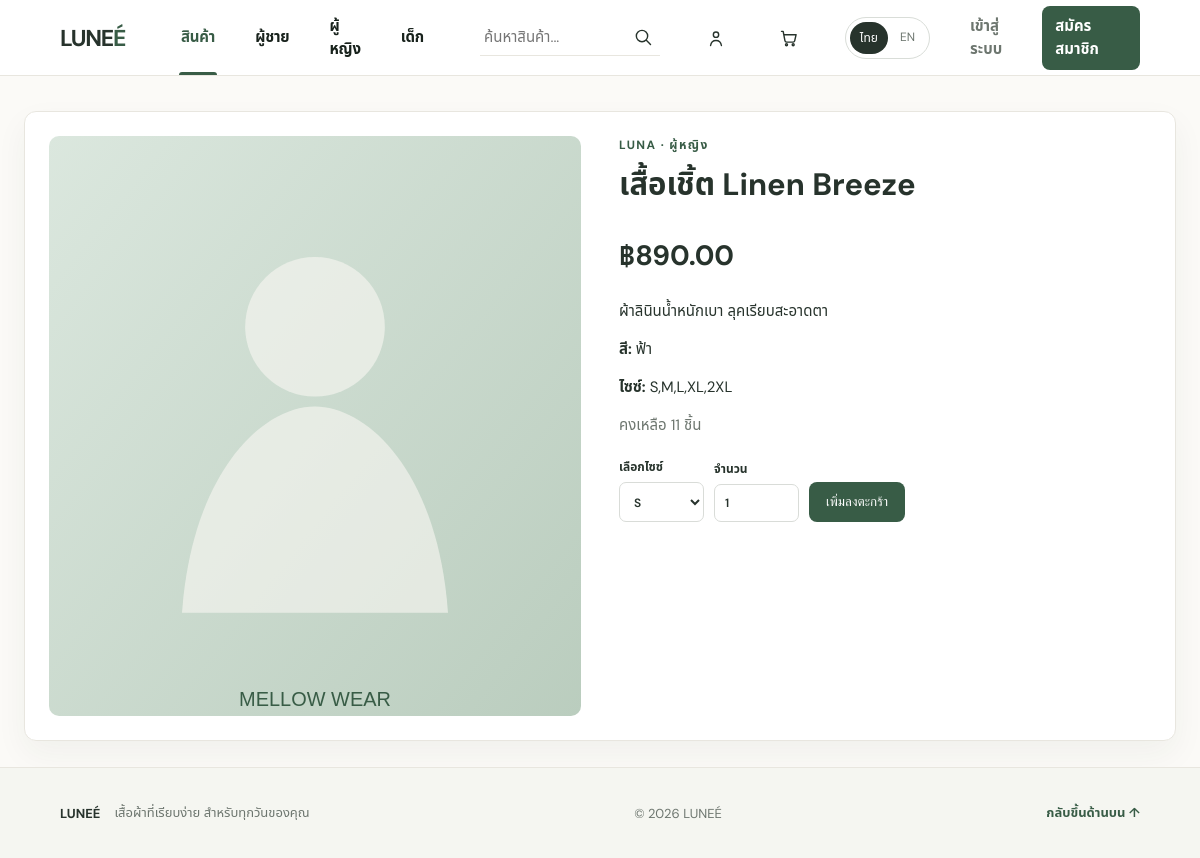
/product.php?id=2, run on the app's committed database.
### tables this page shows
CREATE TABLE products (
  id INT UNSIGNED AUTO_INCREMENT PRIMARY KEY,
  name VARCHAR(180) NOT NULL,
  category ENUM('men','women','kids') NOT NULL,
  brand VARCHAR(80) NOT NULL,
  color VARCHAR(50) NOT NULL,
  sizes VARCHAR(120) NOT NULL,
  price DECIMAL(10,2) NOT NULL,
  stock INT NOT NULL DEFAULT 0,
  image_url VARCHAR(500) DEFAULT NULL,
  description TEXT,
  is_active TINYINT(1) NOT NULL DEFAULT 1,
  created_at TIMESTAMP DEFAULT CURRENT_TIMESTAMP
);

### config.php (called while the page is built, shortened)
<?php
function db(): PDO {
    static $pdo;
    if (!$pdo) {
        $pdo = new PDO('mysql:host='.DB_HOST.';dbname='.DB_NAME.';charset=utf8mb4', DB_USER, DB_PASS, [
            PDO::ATTR_ERRMODE => PDO::ERRMODE_EXCEPTION,
            PDO::ATTR_DEFAULT_FETCH_MODE => PDO::FETCH_ASSOC,
        ]);
    }
    return $pdo;
}
function e(?string $value): string { return htmlspecialchars((string)$value, ENT_QUOTES, 'UTF-8'); }

### product.php (the view, shortened to what this page needs)
<?php
require_once __DIR__.'/config.php';
$s=db()->prepare('SELECT * FROM products WHERE id=? AND is_active=1'); $s->execute([(int)($_GET['id']??0)]); $p=$s->fetch();
$sizes=array_values(array_filter(array_map('trim',preg_split('/[,|]/',(string)$p['sizes'])))); $page_title=$p['name'].' | '.STORE_NAME; require __DIR__.'/partials_header.php';
?>
<link rel="stylesheet" href="assets/cart.css">
<main class="container"><section class="panel product-detail"><img src="<?=e($p['image_url'])?>" alt="<?=e($p['name'])?>"><div class="product-detail-copy"><div class="eyebrow"><?=e($p['brand'])?> · <?=['men'=>'ผู้ชาย','women'=>'ผู้หญิง','kids'=>'เด็ก'][$p['category']]?></div><h1><?=e($p['name'])?></h1><div class="price product-price">฿<?=number_format((float)$p['price'],2)?></div><p><?=nl2br(e($p['description']))?></p><p><b>สี:</b> <?=e($p['color'])?></p><p><b>ไซซ์:</b> <?=e($p['sizes'])?></p><p class="muted">คงเหลือ <?=$p['stock']?> ชิ้น</p><?php if ((int)$p['stock'] > 0): ?><form method="post" action="cart.php" class="add-cart-form"><input type="hidden" name="action" value="add"><input type="hidden" name="product_id" value="<?=$p['id']?>"><input type="hidden" name="color" value="<?=e($p['color'])?>"><input type="hidden" name="return_to" value="cart.php"><?php if($sizes): ?><label>เลือกไซซ์<select name="size"><?php foreach($sizes as $size): ?><option value="<?=e($size)?>"><?=e($size)?></option><?php endforeach; ?></select></label><?php endif; ?><label>จำนวน<input type="number" name="quantity" min="1" max="<?=$p['stock']?>" value="1"></label><button class="button" type="submit">เพิ่มลงตะกร้า</button></form><?php else: ?><button class="button" disabled>สินค้าหมดชั่วคราว</button><?php endif; ?></div></section></main><?php require __DIR__.'/partials_footer.php'; ?>

### assets/style.css (style rules this page uses)
:root { --ink:#27332c;--muted:#6d766f;--paper:#fbfaf7;--line:#e8e6df;--sage:#dce8df;--accent:#385c46;--danger:#a74343 }
* { box-sizing:border-box }
body { margin:0;background:var(--paper);color:var(--ink);font:15px 'DM Sans','Noto Sans Thai',sans-serif }
.button { display:inline-flex;justify-content:center;align-items:center;background:var(--accent);color:#fff!important;border:0;border-radius:8px;padding:12px 17px;font:600 14px inherit;cursor:pointer }
.container { max-width:1250px;margin:auto;padding:0 24px }
.eyebrow { font-size:12px;text-transform:uppercase;letter-spacing:1.4px;color:var(--accent);font-weight:bold }
input,select,textarea { width:100%;font:inherit;color:var(--ink);border:1px solid #d9dcd8;border-radius:7px;background:#fff;padding:11px }
select { cursor:pointer }
.price { font-size:17px;font-weight:700 }
.panel { background:#fff;border:1px solid var(--line);border-radius:12px;padding:24px;margin:26px 0 }
.panel h1,.panel h2 { margin-top:0 }
.muted { color:var(--muted) }
html { scroll-behavior:smooth }
input,select,textarea { transition:border-color .2s,box-shadow .2s,transform .2s }
.auth-card,.panel { box-shadow:0 13px 32px rgba(41,57,45,.05) }
.button { transition:transform .2s,box-shadow .2s,background .2s }
.panel { transition:box-shadow .25s }
.image-fallback { object-fit:cover }
body.page-ready main,body.page-ready footer { animation:page-content-in .45s ease both }

### assets/cart.css (style rules this page uses)
.product-detail { display:grid;grid-template-columns:minmax(0,1fr) minmax(300px,1fr);gap:38px;margin-top:35px }
.product-detail>img { width:100%;max-height:580px;object-fit:cover;border-radius:10px }
.product-detail-copy h1 { font-size:31px;margin:8px 0 26px }
.product-price { font-size:28px;margin-bottom:22px }
.add-cart-form { display:flex;align-items:end;gap:10px;flex-wrap:wrap;margin-top:21px }
.add-cart-form label { display:grid;gap:6px;font-size:12px;font-weight:600 }
.add-cart-form select,.add-cart-form input { min-width:85px;padding:10px }

### data on the page
products: brand "LUNA", category "ผู้หญิง", name "เสื้อเชิ้ต Linen Breeze", price "890.00", description "ผ้าลินินน้ำหนักเบา ลุคเรียบสะอาดตา", color "ฟ้า", sizes "S,M,L,XL,2XL", stock "11", size "S"

### other printed values
t('สินค้า','Shop') "สินค้า"
t('ผู้ชาย','Men') "ผู้ชาย"
t('ผู้หญิง','Women') "ผู้หญิง"
t('เด็ก','Kids') "เด็ก"
t('เข้าสู่ระบบ','Log in') "เข้าสู่ระบบ"
t('สมัครสมาชิก','Sign up') "สมัครสมาชิก"
